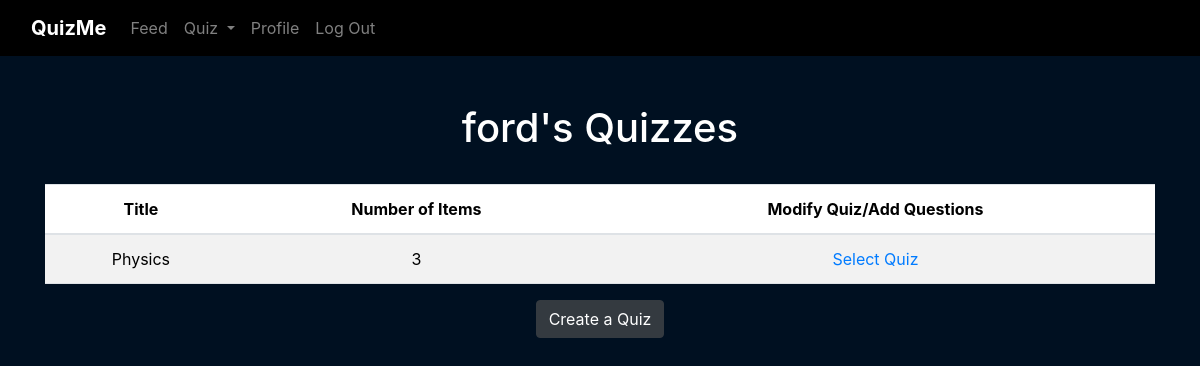
The app's page /quiz/ (signed in), older data.
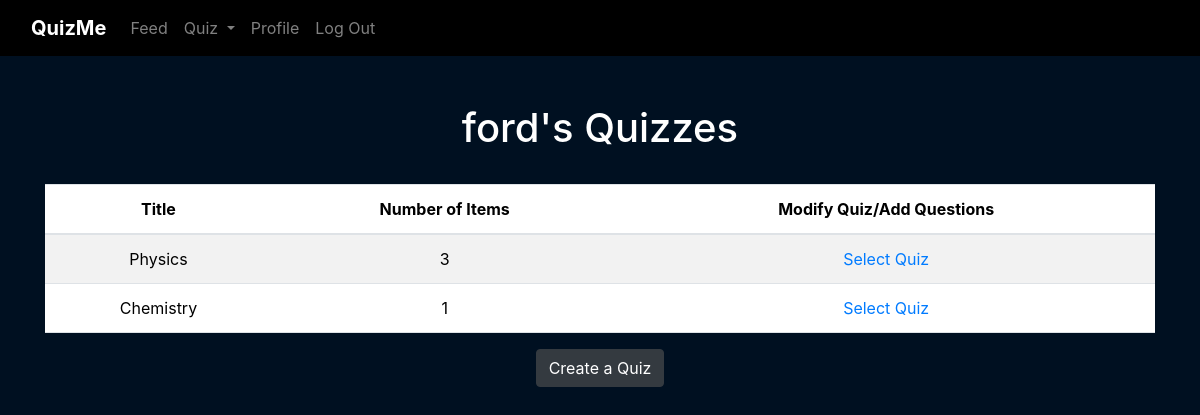
The same page, newer data.
### web_app/models.py (models this page shows)
class Quiz(db.Model):
    __tablename__ = 'quizzes'
    id = db.Column(db.Integer, primary_key=True)
    title = db.Column(db.String(30), nullable=False)
    instructions = db.Column(db.String(1000))
    total_items = db.Column(db.Integer)
    user_id = db.Column(db.Integer, db.ForeignKey('users.id'))
    items = db.relationship('Item', cascade="all, delete-orphan", backref="quiz")

### web_app/blueprints/quiz/routes.py (the view)
@quiz.route('/')
@login_required
def index():
    quizzes = current_user.quizzes
    return render_template('quiz/index.html', quizzes=quizzes)

### web_app/blueprints/quiz/templates/quiz/index.html (shortened to what this page needs)
{% extends "base.html" %}
{% block content %}
    <h1>{{ current_user.username }}'s Quizzes</h1>
    <br>
    <table class="table table-striped">
        <thead>
            <tr>
              <th>Title</th>
              <th>Number of Items</th>
              <th>Modify Quiz/Add Questions</th>
            </tr>
        </thead>
        <tbody>
            {% for quiz in quizzes %}
            <tr>
                <td>{{ quiz.title }}</td>
                <td>{{ quiz.total_items }}</td>
                <td>
                    <a href="{{ url_for('quiz.modify_quiz', quiz_id=quiz.id, quiz_title=quiz.title) }}">Select Quiz</a>
                </td>
            </tr>
            {% endfor %}
        </tbody>
    </table>
    <a href="{{ url_for('quiz.create')}}">
        <button type="button" class="btn btn-dark">Create a Quiz</button>
    </a>
{% endblock %}

Row changes from the older to the newer data that the page shows:
added Quiz: title "Chemistry", total_items "1"
